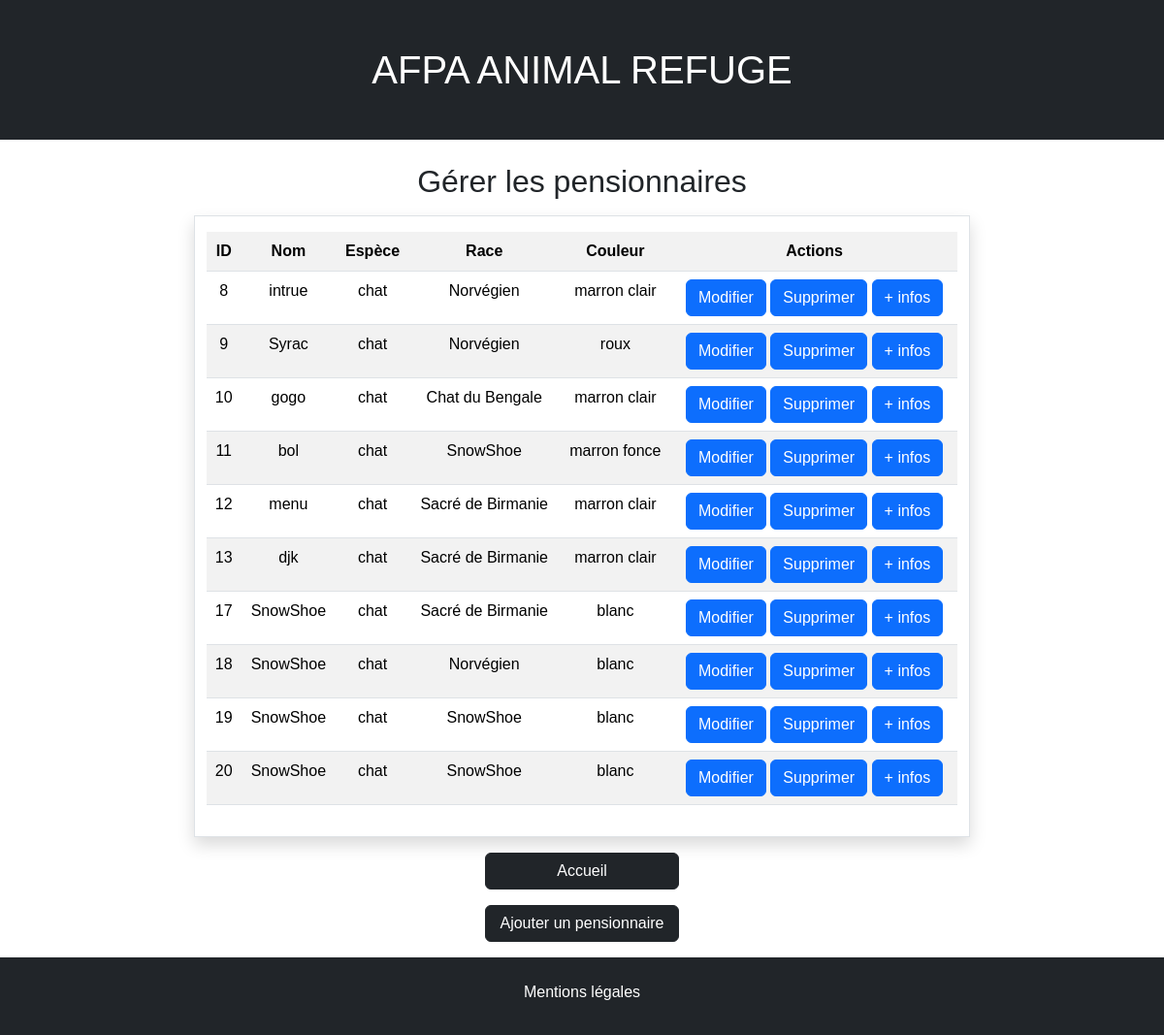
Screenshot of /controllers/controller-manage.php with the database file from the repository.
### tables this page shows
CREATE TABLE `animal` (
  `id` int NOT NULL,
  `date_of_birth` date NOT NULL,
  `tatoo` tinyint(1) NOT NULL,
  `chip` tinyint(1) NOT NULL,
  `sex` varchar(25) NOT NULL,
  `name` varchar(25) NOT NULL,
  `weight` varchar(25) NOT NULL,
  `arrival_date` date NOT NULL,
  `reserved` tinyint(1) NOT NULL,
  `adoption_date` date NOT NULL,
  `id_Specie` int NOT NULL,
  `id_Color` int NOT NULL,
  `id_Breed` int NOT NULL,
  `img` varchar(128) DEFAULT NULL,
  `description` varchar(255) DEFAULT NULL
);

CREATE TABLE `specie` (
  `id` int NOT NULL,
  `name` varchar(10) NOT NULL
);

CREATE TABLE `breed` (
  `id` int NOT NULL,
  `name` varchar(50) NOT NULL,
  `id_Specie` int NOT NULL
);

CREATE TABLE `color` (
  `id` int NOT NULL,
  `name` varchar(25) NOT NULL
);

### controllers/controller-manage.php (called while the page is built, shortened)
<?php
include "../views/manage.php";

### views/manage.php (the view)
<?php include "templates/head.php" ?>
<?php
$dbh = new PDO('mysql:host=localhost;dbname=refuge', 'root', '');
    $stmt = $dbh->query('SELECT * FROM animal');
    $animals = $stmt->fetchAll();
?>
<a class="h1 text-center py-5 bg-dark text-white text-decoration-none" href="../index.php"></i> AFPA ANIMAL REFUGE </i></a>
<h2 class="text-center my-3">Gérer les pensionnaires</h2>
<div class="row justify-content-center mx-0">
    <div class="col-lg-8 py-3 shadow border">
    <table class="table table-striped text-center">
        <tr>
            <th class="text-center">ID</th>
            <th class="text-center">Nom</th>
            <th class="text-center">Espèce</th>
            <th class="text-center">Race</th>
            <th class="text-center">Couleur</th>
            <th class="text-center">Actions</th>
        </tr>
        <?php foreach ($animals as $animal): ?>
        <tr>
            <td><?php echo $animal['id']; ?></td>
            <td><?php echo $animal['name']; ?></td>
            <td><?php
                $stmt = $dbh->prepare("SELECT name FROM specie WHERE id = :id");
                $stmt->execute([':id' => $animal['id_Specie']]);
                echo $stmt->fetchColumn();
            ?></td>
            <td><?php
                $stmt = $dbh->prepare("SELECT name FROM breed WHERE id = :id");
                $stmt->execute([':id' => $animal['id_Breed']]);
                echo $stmt->fetchColumn();
            ?></td>
            <td><?php
                $stmt = $dbh->prepare("SELECT name FROM color WHERE id = :id");
                $stmt->execute([':id' => $animal['id_Color']]);
                echo $stmt->fetchColumn();
            ?></td>
            <td>
                <a class="btn btn-primary" href="../views/update.php?id=<?php echo $animal['id']; ?>">Modifier</a>
                <a class="btn btn-primary" href="delete_animal.php?id=<?php echo $animal['id']; ?>">Supprimer</a>
                <a class="btn btn-primary" href="view_animal.php?id=<?php echo $animal['id']; ?>">+ infos</a>
            </td>
        </tr>
        <?php endforeach; ?>
    </table>
    </div>
</div>
<div class="row flex-column align-items-center mx-0 py-2">
    <a class="btn btn-dark col-lg-2 col-8 my-2" href="../controllers/controller-accueil.php">Accueil</a>
    <a class="btn btn-dark col-lg-2 col-8 my-2" href="../controllers/controller-add.php">Ajouter un pensionnaire</a>
</div>
<?php include "templates/footer.php" ?>

### views/templates/head.php (shortened to what this page needs)
<!DOCTYPE html>
<html lang="fr">
<head>
    <link rel="stylesheet" href="../node_modules/bootstrap/dist/css/bootstrap.css">
    <link rel="stylesheet" href="https://cdn.jsdelivr.net/npm/bootstrap-icons@1.10.5/font/bootstrap-icons.css">
    <link rel="stylesheet" href="node_modules/lightbox2/dist/css/lightbox.min.css">
    <link rel="stylesheet" href="../../assets/css/style.css">
</head>
<body class="d-flex flex-column vh-100">

### views/templates/footer.php (shortened to what this page needs)
<footer class="mt-auto pt-4 pb-3 bg-dark text-white">
    <p class="text-center">Mentions légales</p>
</footer>
</body>
</html>

### assets/css/style.css (style rules this page uses)
body { font-family: Verdana, Geneva, Tahoma, sans-serif; }
h2 { text-align: center; }

### rows the page displays
animal: id "8", name "intrue", id_Specie.name "chat", id_Breed.name "Norvégien", id_Color.name "marron clair"
animal: id "9", name "Syrac", id_Specie.name "chat", id_Breed.name "Norvégien", id_Color.name "roux"
animal: id "10", name "gogo", id_Specie.name "chat", id_Breed.name "Chat du Bengale", id_Color.name "marron clair"
animal: id "11", name "bol", id_Specie.name "chat", id_Breed.name "SnowShoe", id_Color.name "marron fonce"
animal: id "12", name "menu", id_Specie.name "chat", id_Breed.name "Sacré de Birmanie", id_Color.name "marron clair"
animal: id "13", name "djk", id_Specie.name "chat", id_Breed.name "Sacré de Birmanie", id_Color.name "marron clair"
animal: id "17", name "SnowShoe", id_Specie.name "chat", id_Breed.name "Sacré de Birmanie", id_Color.name "blanc"
animal: id "18", name "SnowShoe", id_Specie.name "chat", id_Breed.name "Norvégien", id_Color.name "blanc"
animal: id "19", name "SnowShoe", id_Specie.name "chat", id_Breed.name "SnowShoe", id_Color.name "blanc"
animal: id "20", name "SnowShoe", id_Specie.name "chat", id_Breed.name "SnowShoe", id_Color.name "blanc"
